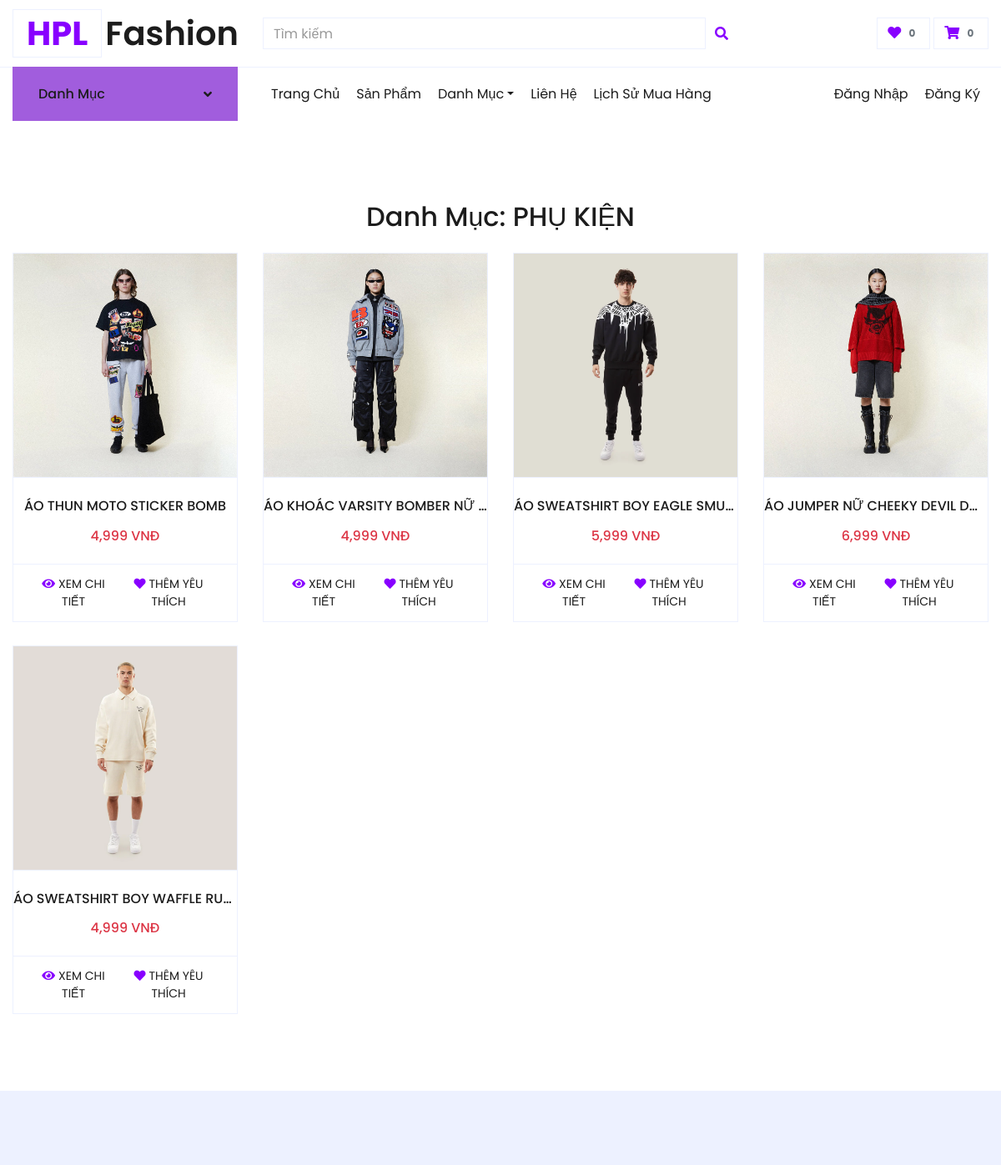
The app's page /views/collection.php?category_id=3 (upper part), older data.
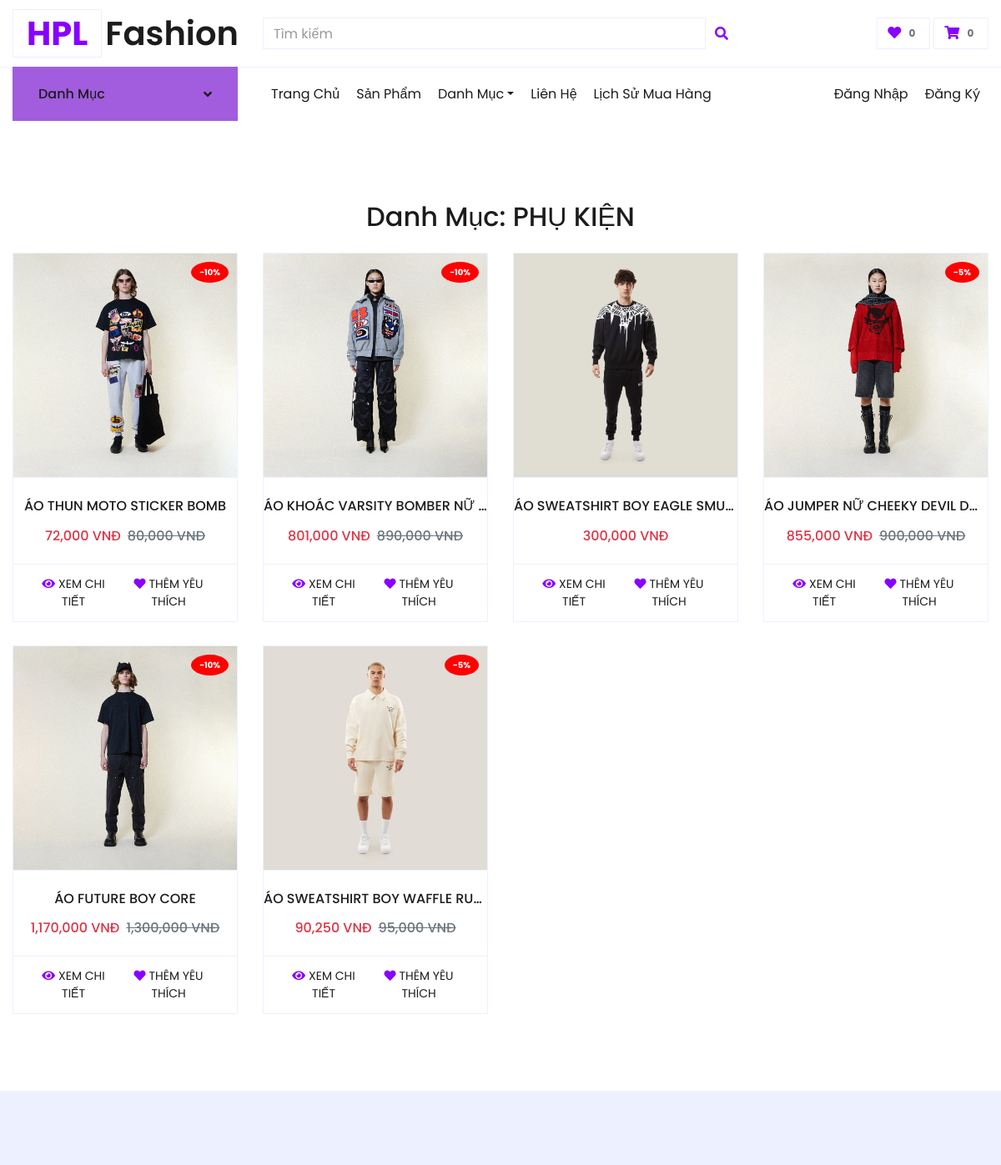
The same page, newer data.
### tables this page shows
CREATE TABLE `products` (
  `product_id` int NOT NULL,
  `product_name` varchar(255) NOT NULL,
  `price` int NOT NULL,
  `category_id` int DEFAULT NULL,
  `image` varchar(255) DEFAULT NULL,
  `image2` varchar(255) DEFAULT NULL,
  `image3` varchar(255) DEFAULT NULL,
  `description` varchar(255) DEFAULT NULL,
  `type` varchar(50) DEFAULT NULL,
  `size` text,
  `discount` int DEFAULT '0'
);

### config/Database.php (called while the page is built, shortened)
<?php
class Database {
    private static $servername = "localhost";
    private static $username = "root";
    private static $password = "";
    private static $dbname = "shopthoitrang";
    private static $conn = null;
    public static function getConnection() {
        if (self::$conn === null) {
            self::$conn = new mysqli(self::$servername, self::$username, self::$password, self::$dbname);
        }
        return self::$conn;
    }
    public static function query($sql) {
        $conn = self::getConnection();
        return $conn->query($sql);
    }
}
?>

### views/collection.php (the view, shortened to what this page needs)
<?php
include('../config/database.php');
$category_id = isset($_GET['category_id']) ? (int)$_GET['category_id'] : 0;
$category_query = Database::query("SELECT category_name FROM categories WHERE category_id = $category_id");
$category = $category_query->fetch_array();
$category_name = $category['category_name'];
$product_query = Database::query("SELECT * FROM products WHERE category_id = $category_id");
?>
<!DOCTYPE html>
<html lang="en">
<head>
    <link href="https://cdnjs.cloudflare.com/ajax/libs/font-awesome/5.10.0/css/all.min.css" rel="stylesheet">
    <link href="lib/owlcarousel/assets/owl.carousel.min.css" rel="stylesheet">
    <link href="../css/style.css" rel="stylesheet">
</head>
<body>
    <?php include '../includes/header.php'; ?>
    <div class="container-fluid pt-5">
        <h2 class="text-center mb-4">Danh Mục: <?= $category_name ?></h2>
        <div class="row px-xl-5 pb-3">
            <?php if ($product_query->num_rows > 0): ?>
                <?php while ($product = $product_query->fetch_assoc()): ?>
                    <div class="col-lg-3 col-md-6 col-sm-12 pb-1">
                        <div class="card product-item border-0 mb-4">
                            <div class="card-header product-img position-relative overflow-hidden bg-transparent border p-0">
                                <?php $imagePath = (substr($product['image'], 0, 4) == 'http') ? $product['image'] : '../assets/img_product/' . $product['image']; ?>
                                <img class="img-fluid w-100" src="<?= $imagePath ?>" alt="<?= $product['product_name'] ?>">
                                <?php if ($product['discount'] > 0): ?>
                                    <div class="discount-badge position-absolute">
                                        -<?= $product['discount'] ?>%
                                    </div>
                                <?php endif; ?>
                            </div>
                            <div class="card-body border-left border-right text-center p-0 pt-4 pb-3">
                                <h6 class="text-truncate mb-3"><?= $product['product_name'] ?></h6>
                                <div class="d-flex justify-content-center">
                                    <?php
                                    $discount = $product['discount'];
                                    $discounted_price = $product['price'] * (1 - $discount / 100);
                                    ?>
                                    <h6 class="text-danger"><?= number_format($discounted_price) ?> VNĐ</h6>
                                    <?php if ($discount > 0): ?>
                                        <h6 class="text-muted ml-2"><del><?= number_format($product['price']) ?> VNĐ</del></h6>
                                    <?php endif; ?>
                                </div>
                            </div>
                            <div class="card-footer d-flex justify-content-between bg-light border">
                                <a href="detail.php?id=<?= $product['product_id'] ?>" class="btn btn-sm text-dark p-0">
                                    <i class="fas fa-eye text-primary mr-1"></i>XEM CHI TIẾT
                                </a>
                                <form method="POST" action="" class="d-flex align-items-center">
                                    <button type="submit" name="add_to_favorites" class="btn btn-sm text-dark p-0 bg-white">
                                        <i class="fas fa-heart text-primary mr-1"></i>THÊM YÊU THÍCH
                                    </button>
                                </form>
                            </div>
                        </div>
                    </div>
                <?php endwhile; ?>
            <?php else: ?>
                <p class="text-center">Không có sản phẩm nào trong danh mục này.</p>
            <?php endif; ?>
        </div>
    </div>
    <?php include '../includes/footer.php'; ?>
</body>
</html>

Row changes from the older to the newer data that the page shows:
changed products "ÁO THUN MOTO STICKER BOMB": discount (not shown) → "10"; discounted_price "4,999" → "72,000"; price (not shown) → "80,000"
changed products "ÁO KHOÁC VARSITY BOMBER NỮ…": discount (not shown) → "10"; discounted_price "4,999" → "801,000"; price (not shown) → "890,000"
changed products "ÁO SWEATSHIRT BOY EAGLE SMU…": discounted_price "5,999" → "300,000"
changed products "ÁO JUMPER NỮ CHEEKY DEVIL D…": discount (not shown) → "5"; discounted_price "6,999" → "855,000"; price (not shown) → "900,000"
now on this page (row edited): products: image (picture), discount "10", product_name "ÁO FUTURE BOY CORE", discounted_price "1,170,000", price "1,300,000"
changed products "ÁO SWEATSHIRT BOY WAFFLE RU…": discount (not shown) → "5"; discounted_price "4,999" → "90,250"; price (not shown) → "95,000"
